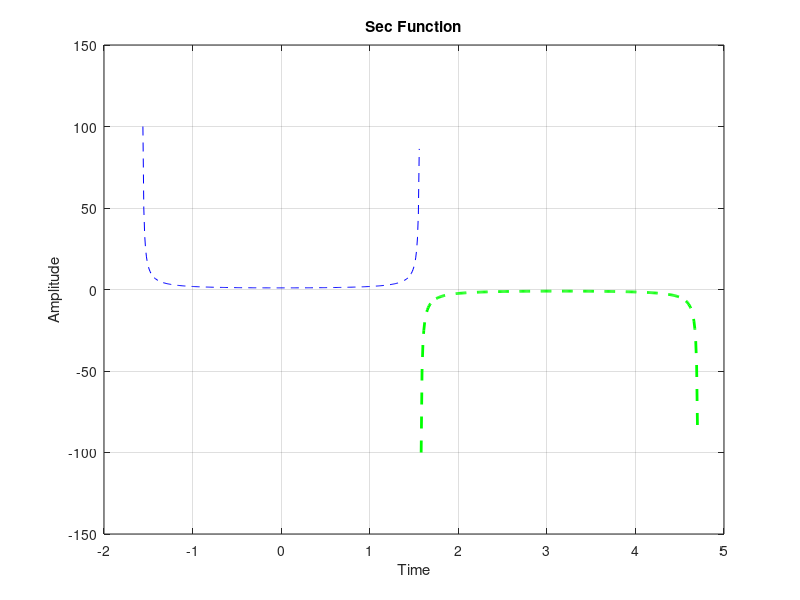

This figure's MATLAB source:
clc
clear
x1=[-pi/2+0.01:0.01:pi/2-0.01]; 
x2=[pi/2+0.01:0.01:(3*pi/2)-0.01]; 
y1=sec(x1);
y2=sec(x2);
plot(x1,y1,'--b',x2,y2,'--g','linewidth',2)
grid on
xlabel('Time')
ylabel('Amplitude')
title('Sec Function')